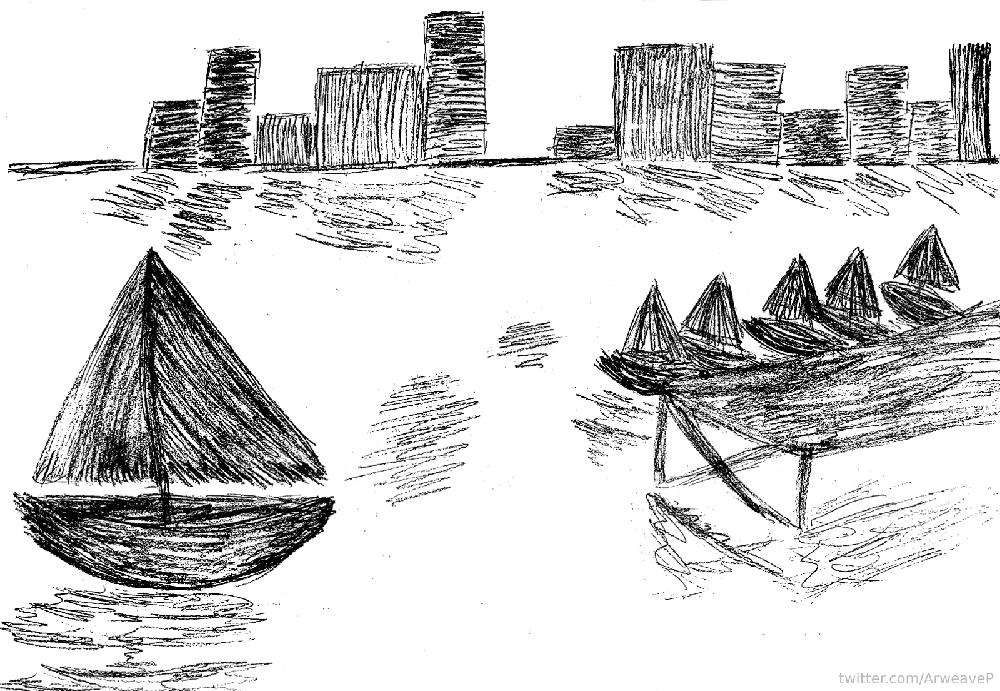
#> input picture puzzle_image.png, 1000 x 691 px, shrunk from 1600 x 1105 before the run
$ python channel_analyzer.py
#> lines starting #> are read from the running program, lines starting #| are printed output that depends on the picture
from PIL import Image
import numpy as np

# Load the image
img = Image.open('puzzle_image.png')
#> img is the input picture: PIL image 1000x691 LA; mean R, G, B, A 211, 211, 211, 255
img_array = np.array(img)

print(f'Image mode: {img.mode}')
#| Image mode: LA
print(f'Array shape: {img_array.shape}')
#| Array shape: (691, 1000, 2)

# Extract grayscale and alpha channels
grayscale = img_array[:, :, 0]
alpha = img_array[:, :, 1]

print(f'\nGrayscale stats:')
print(f'  Min: {grayscale.min()}, Max: {grayscale.max()}')
#|   Min: 0, Max: 255
print(f'  Unique values: {len(np.unique(grayscale))}')
#|   Unique values: 256
print(f'  Non-zero values: {np.count_nonzero(grayscale)}')
#|   Non-zero values: 651269

print(f'\nAlpha stats:')
print(f'  Min: {alpha.min()}, Max: {alpha.max()}')
#|   Min: 225, Max: 255
print(f'  Unique values: {len(np.unique(alpha))}')
#|   Unique values: 19
print(f'  Non-zero values: {np.count_nonzero(alpha)}')
#|   Non-zero values: 691000

# Check different bit planes
print('\n=== Bit plane analysis ===')
for bit in range(8):
    plane = (grayscale >> bit) & 1
    ones = np.sum(plane)
    zeros = plane.size - ones
    print(f'Bit {bit}: {ones} ones, {zeros} zeros, ratio: {ones/plane.size:.4f}')
#> this loop made 8 passes
#> (ones, zeros) on passes 1 to 8: (568683, 122317), (570081, 120919), (570169, 120831), (570786, 120214), (571166, 119834), (571603, 119397), (572235, 118765), (571937, 119063)
#| Bit 0: 568683 ones, 122317.0 zeros, ratio: 0.8230
#| Bit 1: 570081 ones, 120919.0 zeros, ratio: 0.8250
#| Bit 2: 570169 ones, 120831.0 zeros, ratio: 0.8251
#| Bit 3: 570786 ones, 120214.0 zeros, ratio: 0.8260
#| Bit 4: 571166 ones, 119834.0 zeros, ratio: 0.8266
#| Bit 5: 571603 ones, 119397.0 zeros, ratio: 0.8272
#| Bit 6: 572235 ones, 118765.0 zeros, ratio: 0.8281
#| Bit 7: 571937 ones, 119063.0 zeros, ratio: 0.8277
#> pass 1, `plane = (grayscale >> bit) & 1`:
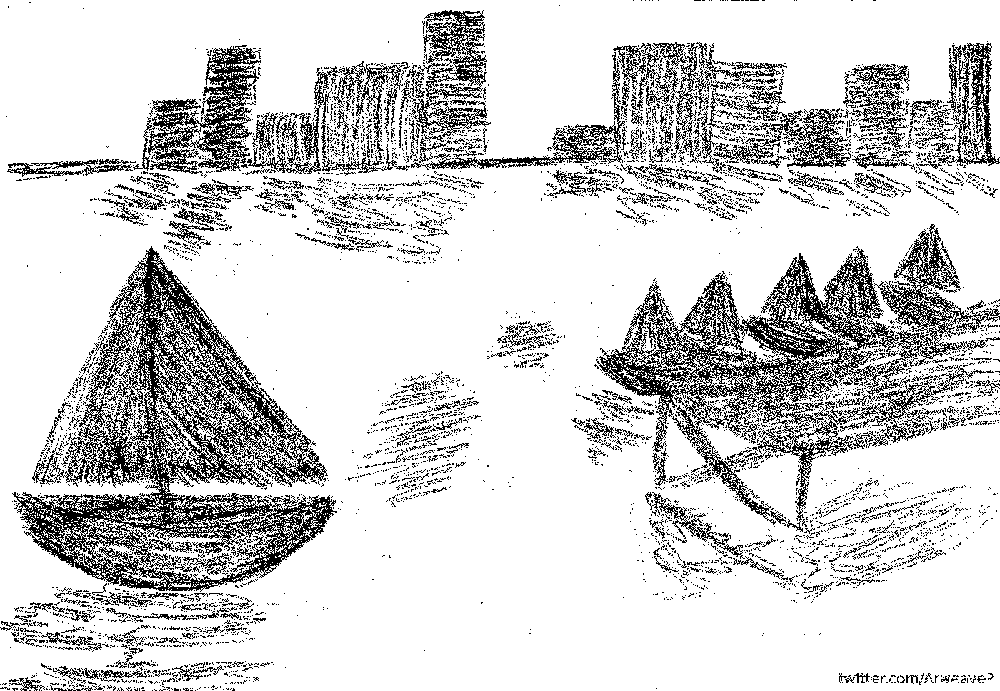
#> plane: shape (691, 1000); values 0 (black) and 1 (white), 82.3% white; black in thin lines or dots
#> pass 2, `plane = (grayscale >> bit) & 1`:
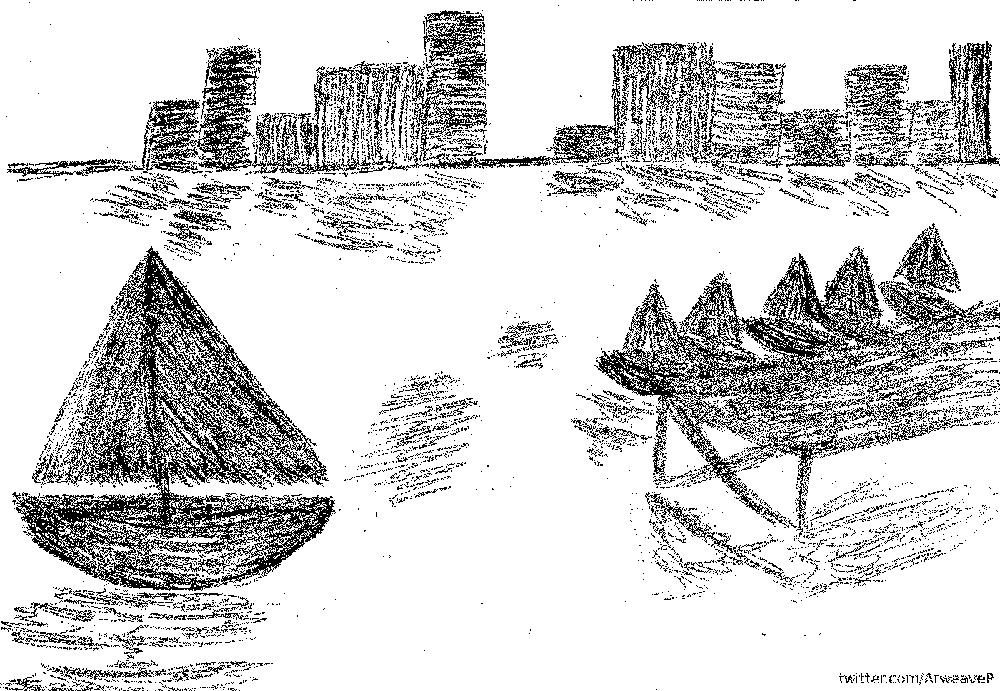
#> plane: shape (691, 1000); values 0 (black) and 1 (white), 82.5% white; black in thin lines or dots
#> pass 3, `plane = (grayscale >> bit) & 1`:
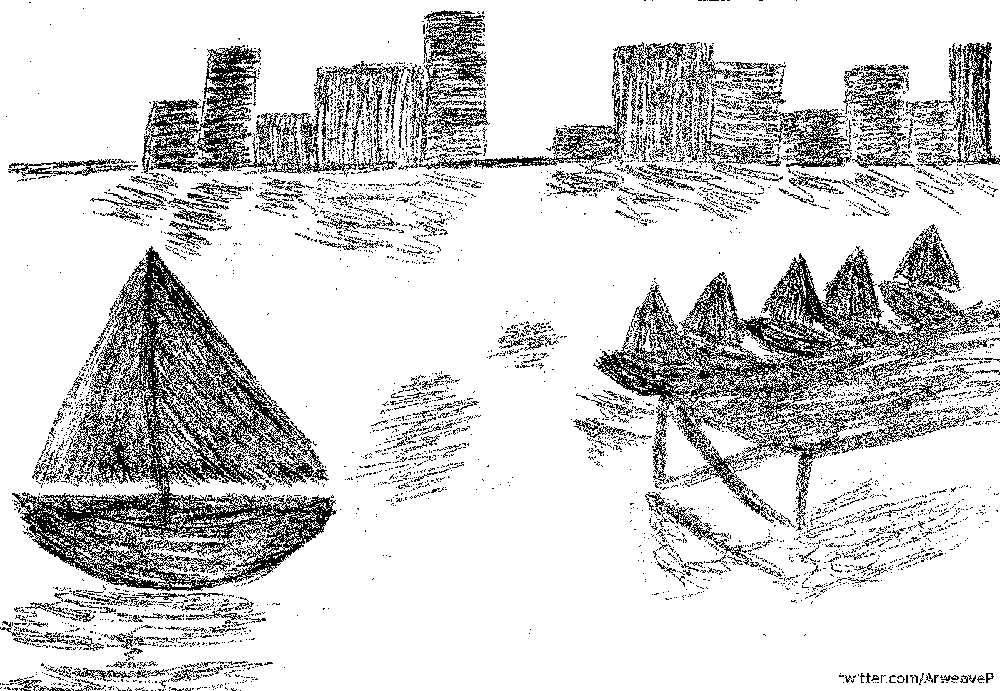
#> plane: shape (691, 1000); values 0 (black) and 1 (white), 82.5% white; black in thin lines or dots

# Check LSB specifically
lsb = grayscale & 1
print(f'\nLSB stats:')
print(f'  All ones: {np.all(lsb == 1)}')
#|   All ones: False
print(f'  All zeros: {np.all(lsb == 0)}')
#|   All zeros: False
print(f'  Ones count: {np.sum(lsb == 1)}')
#|   Ones count: 568683
print(f'  Zeros count: {np.sum(lsb == 0)}')
#|   Zeros count: 122317

# Look at alpha channel more closely
print('\n=== Alpha channel analysis ===')
alpha_nonzero = alpha[alpha > 0]
if len(alpha_nonzero) > 0:
    print(f'Non-zero alpha values: {len(alpha_nonzero)}')
#| Non-zero alpha values: 691000
    print(f'Unique non-zero values: {np.unique(alpha_nonzero)}')
#| Unique non-zero values: [225 229 230 236 239 240 242 243 245 246 247 248 249 250 251 252 253 254
#|  255]

    # Find locations of non-zero alpha
    locations = np.where(alpha > 0)
#> locations = 691000 positions, rows 0 to 690, columns 0 to 999
    print(f'Number of non-zero alpha locations: {len(locations[0])}')
#| Number of non-zero alpha locations: 691000
    if len(locations[0]) > 0:
        print(f'First 10 locations: {list(zip(locations[0][:10], locations[1][:10]))}')
#| First 10 locations: [(0, 0), (0, 1), (0, 2), (0, 3), (0, 4), (0, 5), (0, 6), (0, 7), (0, 8), (0, 9)]
        print(f'First 10 alpha values: {alpha[locations[0][:10], locations[1][:10]]}')
#| First 10 alpha values: [255 255 255 255 255 255 255 255 255 255]

# Try to find patterns in specific areas
print('\n=== Looking for hidden patterns ===')
# Check if there's data in specific value ranges
value_ranges = [(0, 50), (50, 100), (100, 150), (150, 200), (200, 255)]
for low, high in value_ranges:
    mask = (grayscale >= low) & (grayscale <= high)
    count = np.sum(mask)
    if count > 0:
        print(f'Range {low}-{high}: {count} pixels ({count/grayscale.size*100:.2f}%)')
#> this loop made 5 passes
#> count on passes 1 to 5: 76994, 27606, 28566, 27283, 532744
#| Range 0-50: 76994 pixels (11.14%)
#| Range 50-100: 27606 pixels (4.00%)
#| Range 100-150: 28566 pixels (4.13%)
#| Range 150-200: 27283 pixels (3.95%)
#| Range 200-255: 532744 pixels (77.10%)
#> pass 1, `mask = (grayscale >= low) & (grayscale <= high)`:
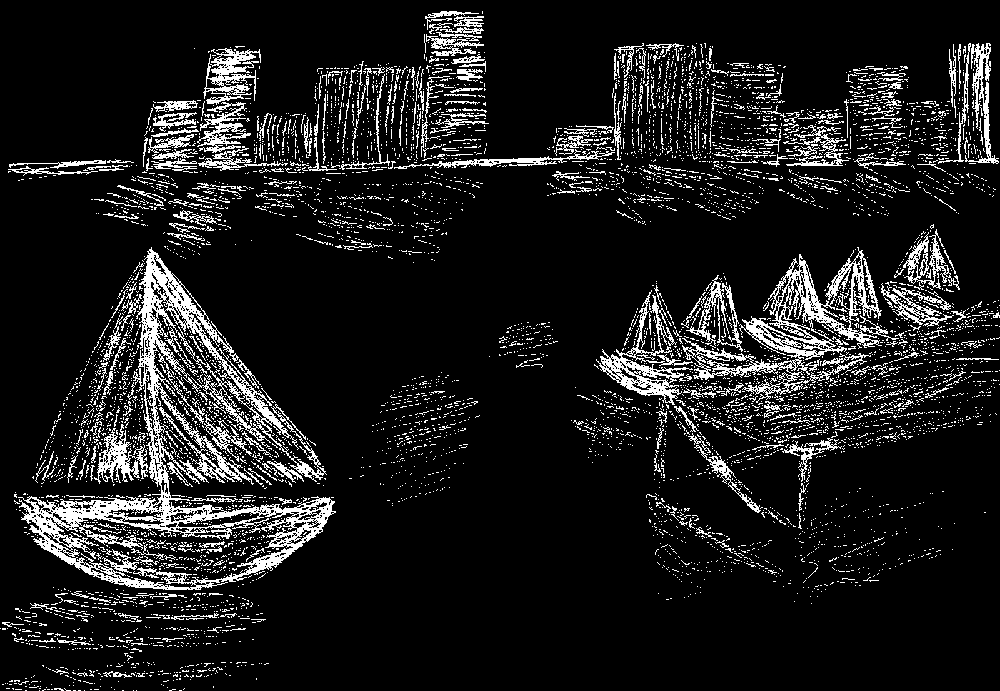
#> mask: shape (691, 1000) bool; 11.1% white in thin lines or dots
#> pass 2, `mask = (grayscale >= low) & (grayscale <= high)`:
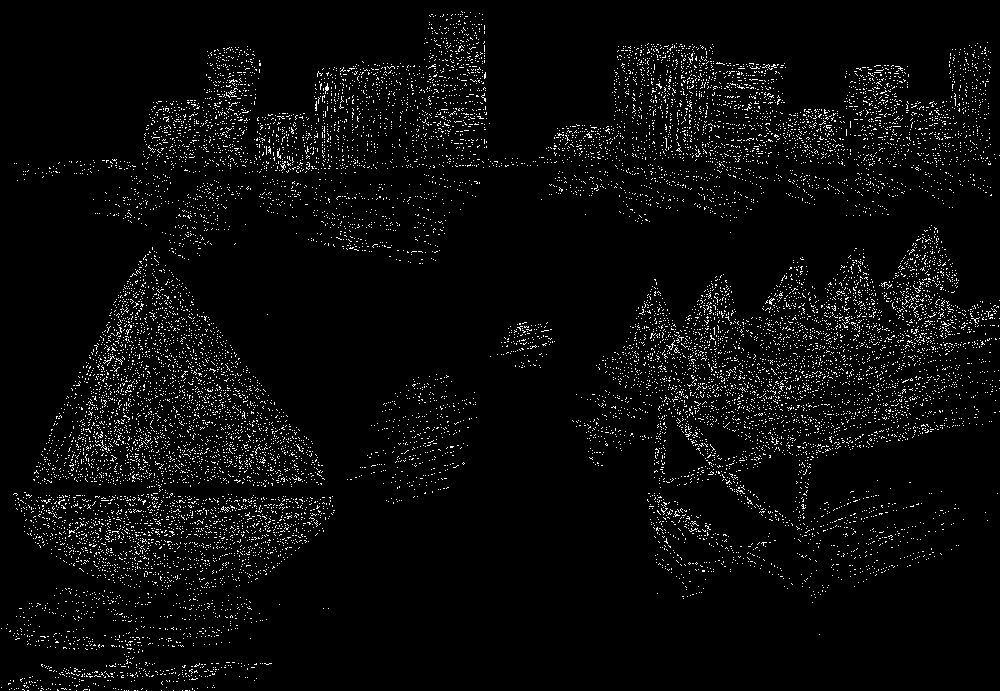
#> mask: shape (691, 1000) bool; 4% white in thin lines or dots
#> pass 3, `mask = (grayscale >= low) & (grayscale <= high)`:
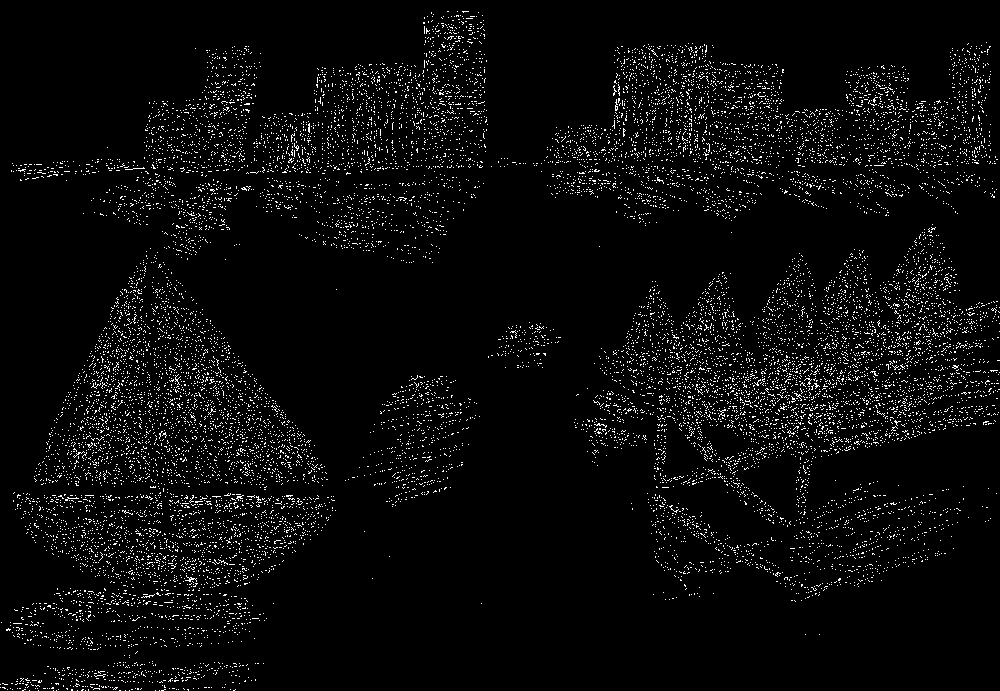
#> mask: shape (691, 1000) bool; 4.1% white in thin lines or dots
